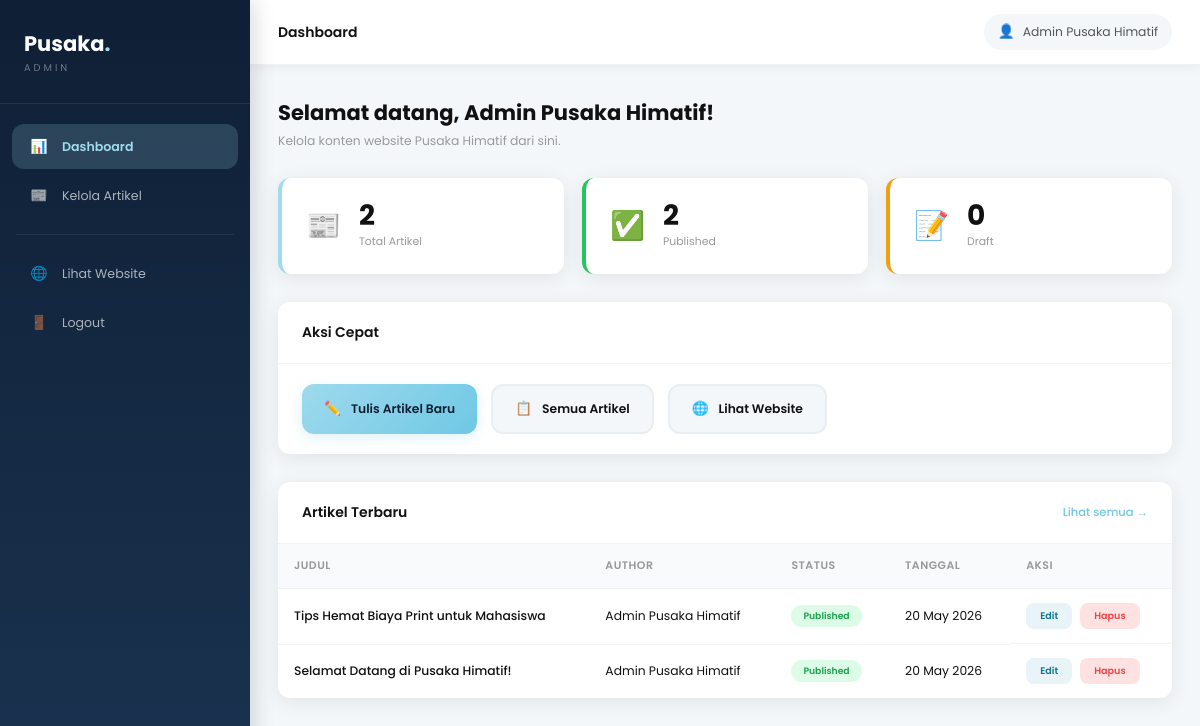
The page /admin/index.php (signed in) on the database its author committed.
### tables this page shows
CREATE TABLE IF NOT EXISTS `artikel` (
  `id`         INT UNSIGNED     NOT NULL AUTO_INCREMENT,
  `judul`      VARCHAR(255)     NOT NULL,
  `slug`       VARCHAR(255)     NOT NULL UNIQUE,
  `konten`     LONGTEXT         NOT NULL,
  `ringkasan`  TEXT             NULL     COMMENT 'Deskripsi singkat untuk preview card',
  `gambar`     VARCHAR(255)     NULL     COMMENT 'Nama file gambar di uploads/artikel/',
  `author_id`  INT UNSIGNED     NOT NULL,
  `status`     ENUM('published','draft') NOT NULL DEFAULT 'published',
  `created_at` DATETIME         NOT NULL DEFAULT CURRENT_TIMESTAMP,
  `updated_at` DATETIME         NOT NULL DEFAULT CURRENT_TIMESTAMP ON UPDATE CURRENT_TIMESTAMP,
  PRIMARY KEY (`id`),
  KEY `idx_status` (`status`),
  KEY `idx_author` (`author_id`),
  CONSTRAINT `fk_artikel_author` FOREIGN KEY (`author_id`) REFERENCES `admin` (`id`) ON DELETE CASCADE
);

### admin/index.php (the view, shortened to what this page needs)
<?php
$db = getDB();
$totalArtikel    = $db->query('SELECT COUNT(*) FROM artikel')->fetchColumn();
$totalPublished  = $db->query("SELECT COUNT(*) FROM artikel WHERE status = 'published'")->fetchColumn();
$totalDraft      = $db->query("SELECT COUNT(*) FROM artikel WHERE status = 'draft'")->fetchColumn();
$artikelTerbaru = $db->query(
    "SELECT a.id, a.judul, a.status, a.created_at, ad.nama AS author
     FROM artikel a
     JOIN admin ad ON a.author_id = ad.id
     ORDER BY a.created_at DESC
     LIMIT 5"
)->fetchAll();
?>
<!DOCTYPE html>
<html lang="id">
<head>
  <link rel="stylesheet" href="assets/admin.css" />
</head>
<body class="admin-body">
  <aside class="sidebar" id="sidebar">
    <div class="sidebar-logo">
      <span class="logo-text">Pusaka<span class="accent">.</span></span>
      <span class="logo-sub">Admin</span>
    </div>
    <nav class="sidebar-nav">
      <a href="index.php" class="nav-item active">
        <span class="nav-icon">📊</span> Dashboard
      </a>
      <a href="artikel/index.php" class="nav-item">
        <span class="nav-icon">📰</span> Kelola Artikel
      </a>
      <div class="nav-divider"></div>
      <a href="../index.php" class="nav-item" target="_blank">
        <span class="nav-icon">🌐</span> Lihat Website
      </a>
      <a href="logout.php" class="nav-item nav-logout">
        <span class="nav-icon">🚪</span> Logout
      </a>
    </nav>
  </aside>
  <div class="admin-main">
    <header class="admin-topbar">
      <div class="topbar-title">Dashboard</div>
      <div class="topbar-user">
        <span class="user-avatar">👤</span>
        <span><?= htmlspecialchars($_SESSION['admin_nama'] ?? 'Admin') ?></span>
      </div>
    </header>
    <div class="admin-content">
      <div class="page-header">
        <h1 class="page-title">Selamat datang, <?= htmlspecialchars($_SESSION['admin_nama'] ?? 'Admin') ?>!</h1>
        <p class="page-subtitle">Kelola konten website Pusaka Himatif dari sini.</p>
      </div>
      <div class="stats-grid">
        <div class="stat-card">
          <div class="stat-icon">📰</div>
          <div class="stat-info">
            <div class="stat-number"><?= $totalArtikel ?></div>
            <div class="stat-label">Total Artikel</div>
          </div>
        </div>
        <div class="stat-card stat-green">
          <div class="stat-icon">✅</div>
          <div class="stat-info">
            <div class="stat-number"><?= $totalPublished ?></div>
            <div class="stat-label">Published</div>
          </div>
        </div>
        <div class="stat-card stat-orange">
          <div class="stat-icon">📝</div>
          <div class="stat-info">
            <div class="stat-number"><?= $totalDraft ?></div>
            <div class="stat-label">Draft</div>
          </div>
        </div>
      </div>
      <div class="section-card">
        <div class="section-header">
          <h2 class="section-title">Aksi Cepat</h2>
        </div>
        <div class="quick-actions">
          <a href="artikel/create.php" class="quick-btn">
            <span class="quick-icon">✏️</span>
            <span>Tulis Artikel Baru</span>
          </a>
          <a href="artikel/index.php" class="quick-btn quick-btn-secondary">
            <span class="quick-icon">📋</span>
            <span>Semua Artikel</span>
          </a>
          <a href="../index.php" target="_blank" class="quick-btn quick-btn-secondary">
            <span class="quick-icon">🌐</span>
            <span>Lihat Website</span>
          </a>
        </div>
      </div>
      <div class="section-card">
        <div class="section-header">
          <h2 class="section-title">Artikel Terbaru</h2>
          <a href="artikel/index.php" class="section-link">Lihat semua →</a>
        </div>
        <?php if (empty($artikelTerbaru)): ?>
          <div class="empty-state">
            <div class="empty-icon">📭</div>
            <p>Belum ada artikel. <a href="artikel/create.php">Buat artikel pertama!</a></p>
          </div>
        <?php else: ?>
          <div class="table-wrapper">
            <table class="data-table">
              <thead>
                <tr>
                  <th>Judul</th>
                  <th>Author</th>
                  <th>Status</th>
                  <th>Tanggal</th>
                  <th>Aksi</th>
                </tr>
              </thead>
              <tbody>
                <?php foreach ($artikelTerbaru as $art): ?>
                <tr>
                  <td class="td-title"><?= htmlspecialchars($art['judul']) ?></td>
                  <td><?= htmlspecialchars($art['author']) ?></td>
                  <td>
                    <span class="badge badge-<?= $art['status'] === 'published' ? 'success' : 'warning' ?>">
                      <?= $art['status'] === 'published' ? 'Published' : 'Draft' ?>
                    </span>
                  </td>
                  <td><?= date('d M Y', strtotime($art['created_at'])) ?></td>
                  <td class="td-actions">
                    <a href="artikel/edit.php?id=<?= $art['id'] ?>" class="btn-action btn-edit">Edit</a>
                    <a href="artikel/delete.php?id=<?= $art['id'] ?>" class="btn-action btn-delete"
                       onclick="return confirm('Hapus artikel ini?')">Hapus</a>
                  </td>
                </tr>
                <?php endforeach; ?>
              </tbody>
            </table>
          </div>
        <?php endif; ?>
      </div>
    </div>
  </div>
</body>
</html>

### rows shown on the page
artikel: judul "Tips Hemat Biaya Print untuk Mahasiswa", author.nama "Admin Pusaka Himatif", status "Published", created_at "20 May 2026"
artikel: judul "Selamat Datang di Pusaka Himatif!", author.nama "Admin Pusaka Himatif", status "Published", created_at "20 May 2026"

### other values the page prints
$_SESSION['admin_nama'] "Admin Pusaka Himatif"
$totalArtikel "2"
$totalPublished "2"
$totalDraft "0"
